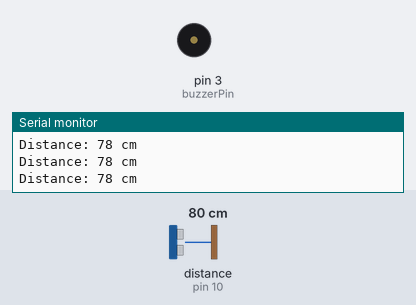
Recording of a sketch running on a simulated Arduino Uno, built with avr-gcc and run on an emulated ATmega328P. On the bench: buzzer (waves = sounding, pin HIGH), the last lines printed to the serial monitor. Wiring (inferred from the names in the program): ultrasonic range finder: trigger pin 9; echo pin 10. The test bench sets the inputs (shaded band); at power-on: distance to the obstacle (sensor on pin 10) 80 cm. The echo pulse lasts 58.3 µs per cm; pins used as bus, display or sensor lines are not drawn.

Above: at 1.3 s.
1.4 s: distance to the obstacle (sensor on pin 10) set to 13 cm
2.9 s: distance to the obstacle (sensor on pin 10) set to 10 cm
At 3.8 s:
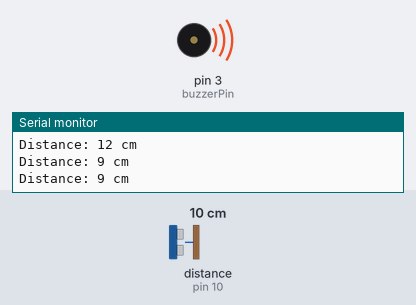
4.5 s: distance to the obstacle (sensor on pin 10) set to 18 cm
At 5.1 s:
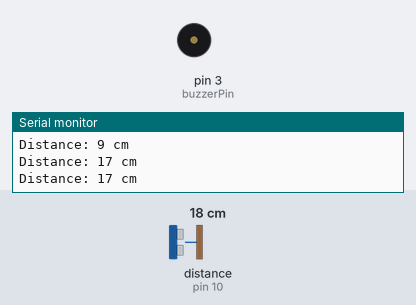
6.0 s: distance to the obstacle (sensor on pin 10) set to 2 cm
At 6.4 s:
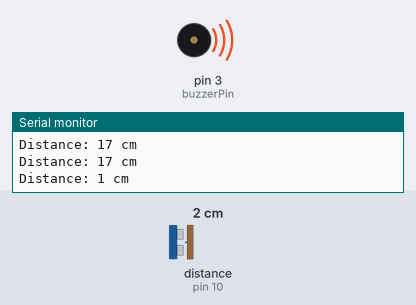
Timing chart, 0 to 8.5 s (numbered marks = the images above; inputs shaded):
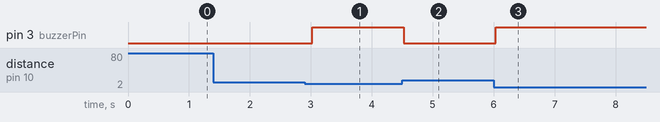

The sketch:

SmartBin.ino
```cpp
// Define pins for Ultrasonic Sensor
#define trigPin 9
#define echoPin 10

// Define pins for IR Sensor
#define irSensorPin 2

// Define pin for Buzzer
#define buzzerPin 3

// Define distance threshold for a full bin (in centimeters)
#define distanceThreshold 10

// Variables to store the sensor readings
long duration;
int distance;

void setup() {
  // Initialize the Serial Monitor
  Serial.begin(9600);

  // Set pin modes for Ultrasonic Sensor
  pinMode(trigPin, OUTPUT);
  pinMode(echoPin, INPUT);

  // Set pin mode for IR Sensor
  pinMode(irSensorPin, INPUT);

  // Set pin mode for Buzzer
  pinMode(buzzerPin, OUTPUT);
}

void loop() {
  // Read distance from Ultrasonic Sensor
  distance = readUltrasonicDistance();

  // Print distance to the Serial Monitor (for debugging)
  Serial.print("Distance: ");
  Serial.print(distance);
  Serial.println(" cm");

  // Check if the bin is full
  if (distance <= distanceThreshold) {
    // If the bin is full, activate the buzzer
    digitalWrite(buzzerPin, HIGH);
  } else {
    // Otherwise, deactivate the buzzer
    digitalWrite(buzzerPin, LOW);
  }

  // Small delay before the next loop
  delay(500);
}

int readUltrasonicDistance() {
  // Send a 10us pulse to trigger the Ultrasonic Sensor
  digitalWrite(trigPin, LOW);
  delayMicroseconds(2);
  digitalWrite(trigPin, HIGH);
  delayMicroseconds(10);
  digitalWrite(trigPin, LOW);

  // Measure the duration of the echo pulse
  duration = pulseIn(echoPin, HIGH);

  // Calculate the distance in cm
  distance = duration * 0.034 / 2;

  return distance;
}
```

Measured:
- the behaviour switches between 12 and 11 cm on distance to the obstacle (sensor on pin 10) (found by bisection; images 0 and 1)
- after the input at 2.9 s, pin 3 (buzzerPin): LOW → HIGH after 0.12 s
- after the input at 4.5 s, pin 3 (buzzerPin): HIGH → LOW at once
- after the input at 6.0 s, pin 3 (buzzerPin): LOW → HIGH at once
